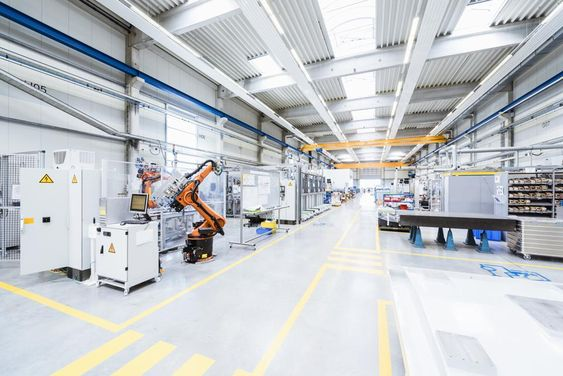
#> input picture Depth2Mesh/image/Factory.jpg, 563 x 376 px
$ python mesh_generator.py --depth_map image/Factory.jpg --rgb_image image/Haus.jpg
#> lines starting #> are read from the running program, lines starting #| are printed output that depends on the picture; long printed decimals are rounded
### Depth2Mesh/utils.py
import numpy as np
from tqdm import tqdm
import cv2
import open3d as o3d

def move_left(mask):
    return np.pad(mask,((0,0),(0,1)),'constant',constant_values=0)[:, 1:]

def move_top_right(mask):
    return np.pad(mask,((0,1),(1,0)),'constant',constant_values=0)[1:, :-1]

def move_top(mask):
    return np.pad(mask,((0,1),(0,0)),'constant',constant_values=0)[1:, :]

def move_top_left(mask):
    return np.pad(mask,((0,1),(0,1)),'constant',constant_values=0)[1:, 1:]

def move_right(mask):
    return np.pad(mask,((0,0),(0,1)),'constant',constant_values=0)[:, :-1]

def move_bottom_right(mask):
    return np.pad(mask,((1,0),(1,0)),'constant',constant_values=0)[:-1, :-1]

def move_bottom(mask):
    return np.pad(mask,((1,0),(0,0)),'constant',constant_values=0)[:-1, :]

def map_depth_map_to_point_clouds(depth_map, step_size=1):
    H, W = depth_map.shape[:2]
    yy, xx = np.meshgrid(range(W), range(H))

    vertices = np.zeros((H, W, 3))
    vertices[..., 1] = xx * step_size
    vertices[..., 0] = yy * step_size
    vertices[..., 2] = depth_map

    return vertices

def construct_facets_from(mask):
    idx = np.zeros_like(mask, dtype=int)
    idx[mask] = np.arange(np.sum(mask))

    facet_move_top_mask = move_top(mask)
    facet_move_left_mask = move_left(mask)
    facet_move_top_left_mask = move_top_left(mask)
    facet_top_left_mask = np.logical_and.reduce((facet_move_top_mask, facet_move_left_mask, facet_move_top_left_mask, mask))

    facet_top_right_mask = move_right(facet_top_left_mask)
    facet_bottom_left_mask = move_bottom(facet_top_left_mask)
    facet_bottom_right_mask = move_bottom_right(facet_top_left_mask)

    return np.stack((4 * np.ones(np.sum(facet_top_left_mask)),
               idx[facet_top_left_mask],
               idx[facet_bottom_left_mask],
               idx[facet_bottom_right_mask],
               idx[facet_top_right_mask]), axis=-1).astype(int)

def get_mesh_from_depth(depth_map, scale=None):
    depth_map = cv2.imread(depth_map, cv2.IMREAD_GRAYSCALE)
    if scale is None:
        scale = np.sqrt(depth_map.shape[0] * depth_map.shape[1])
    vertices = map_depth_map_to_point_clouds((1-depth_map) * scale)
    facets = construct_facets_from(np.ones(depth_map.shape).astype(bool))

    faces = []
    with tqdm(facets) as pbar:
        pbar.set_description(f'[Info] Constructing triangular faces')
        for face in pbar:
            _, v1, v2, v3, v4 = face
            faces.append([3, v1, v2, v3])
            faces.append([3, v1, v3, v4])
    faces = np.array(faces)

    return vertices, faces

def make_textured_mesh(rgb_image, depth_map,scale=None):
    textures = cv2.imread(rgb_image)
    textures = cv2.cvtColor(textures, cv2.COLOR_BGR2RGB)
    textures = textures / 255
    vertices, faces = get_mesh_from_depth(depth_map, scale)

    mesh = o3d.geometry.TriangleMesh()
    mesh.vertices = o3d.utility.Vector3dVector(vertices.reshape(-1, 3))
    mesh.triangles = o3d.utility.Vector3iVector(faces[:, 1:])
    mesh.vertex_colors = o3d.utility.Vector3dVector(textures.reshape(-1, 3))

    o3d.io.write_triangle_mesh(f'./{rgb_image[:-4]}_textured_mesh.ply', mesh)

    return mesh

### Depth2Mesh/mesh_generator.py
import numpy as np
import open3d as o3d
import argparse
import cv2
from utils import *

parser = argparse.ArgumentParser(description='Generate 3D mesh from depth map and RGB image')
parser.add_argument('--depth_map', type=str, required=True, help='Path to depth map file')
parser.add_argument('--rgb_image', type=str, required=True, help='Path to RGB image file')
args = parser.parse_args()


# 1. Depth Map과 RGB 이미지 읽기
depth_map = cv2.imread(args.depth_map,cv2.IMREAD_UNCHANGED)
#> depth_map is the input picture: shape (376, 563, 3); mean B, G, R 201, 197.8, 194.5
rgb_image = cv2.imread(args.rgb_image, cv2.IMREAD_COLOR)
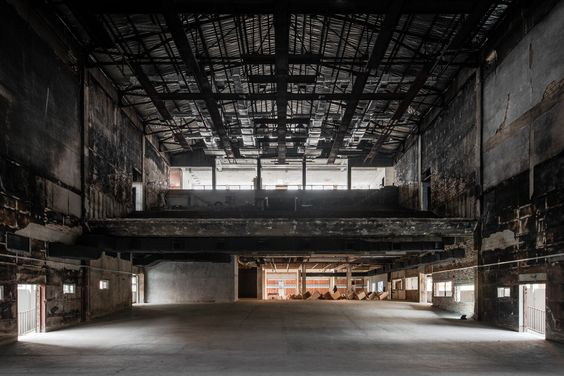
#> input picture Depth2Mesh/image/Haus.jpg, 564 x 376 px
#> rgb_image is the input picture: shape (376, 564, 3); mean B, G, R 55.3, 58.2, 61.8
# depth_map = np.load('path_to_depth_map.npy')  # depth map을 numpy 배열로 불러오기
# rgb_image = o3d.io.read_image('path_to_rgb_image.png')  # RGB 이미지를 Open3D 이미지로 불러오기
scale_factor = np.sqrt(depth_map.shape[0] * depth_map.shape[1]) * 0.005
#> scale_factor = 2.3
print(f'scale_factor: {scale_factor}')
#| scale_factor: 2.300
make_textured_mesh(args.rgb_image, args.depth_map, scale=scale_factor)
#> in get_mesh_from_depth, `depth_map = cv2.imread(depth_map, cv2.IMREAD_GRAYSCALE)`:
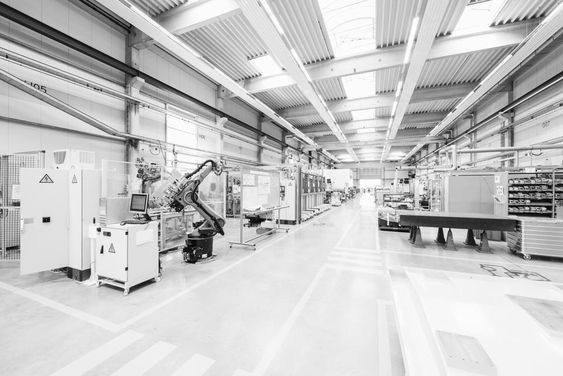
#> depth_map: shape (376, 563); min 0, max 255, mean 197.2
#> in map_depth_map_to_point_clouds, `vertices[..., 1] = xx * step_size`:
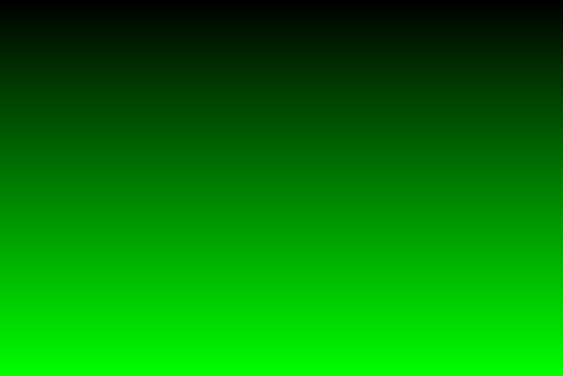
#> vertices: shape (376, 563, 3) float64; mean of channels 0, 1, 2 0, 187.5, 0; drawn with min black and max white
#> in map_depth_map_to_point_clouds, `vertices[..., 0] = yy * step_size`:
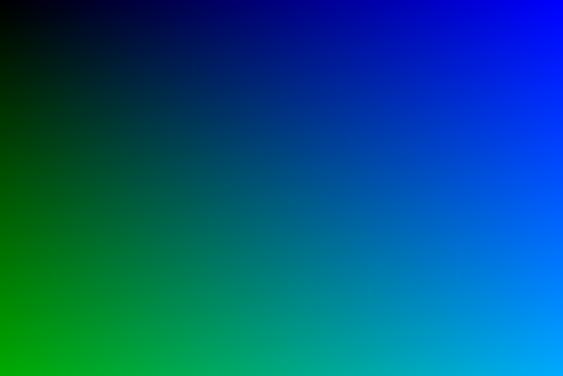
#> vertices: shape (376, 563, 3) float64; mean of channels 0, 1, 2 281, 187.5, 0; drawn with min black and max white
#> in map_depth_map_to_point_clouds, `vertices[..., 2] = depth_map`:
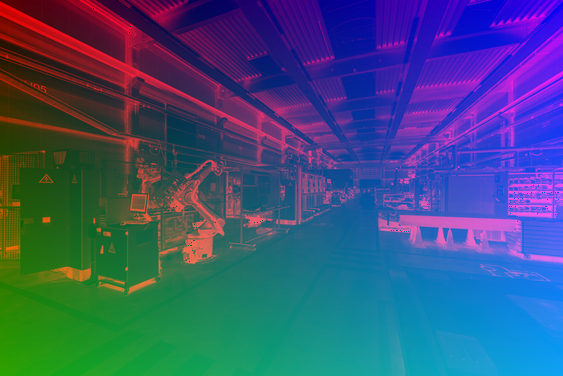
#> vertices: shape (376, 563, 3) float64; mean of channels 0, 1, 2 281, 187.5, 137.5; drawn with min black and max white
#> in construct_facets_from, `idx[mask] = np.arange(np.sum(mask))`:
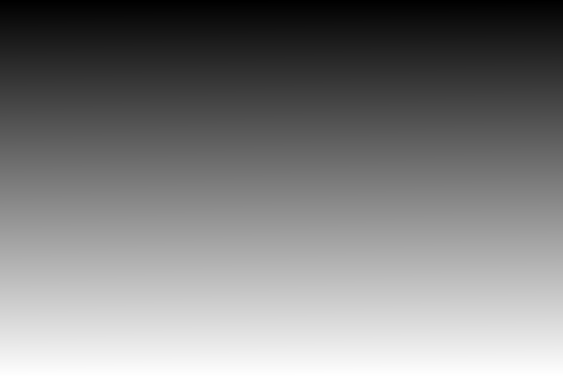
#> idx: shape (376, 563) int64; min 0, max 211687, mean 105843.5; drawn with min black and max white
#> in construct_facets_from, `facet_move_top_mask = move_top(mask)`: mask: shape (376, 563) bool; every value is 1
#> in construct_facets_from, `facet_top_right_mask = move_right(facet_top_left_mask)`:
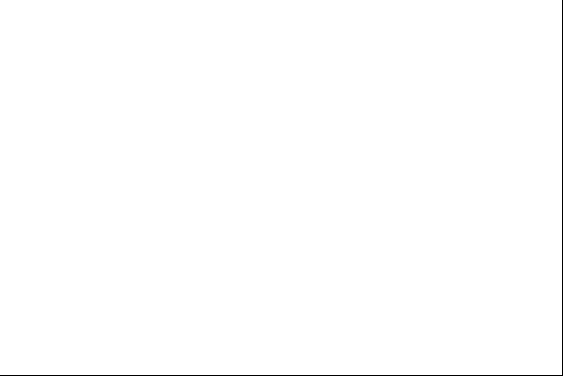
#> facet_top_left_mask: shape (376, 563) bool; 99.6% white; black in thin lines or dots

# [40 lines of commented-out code are left out]
